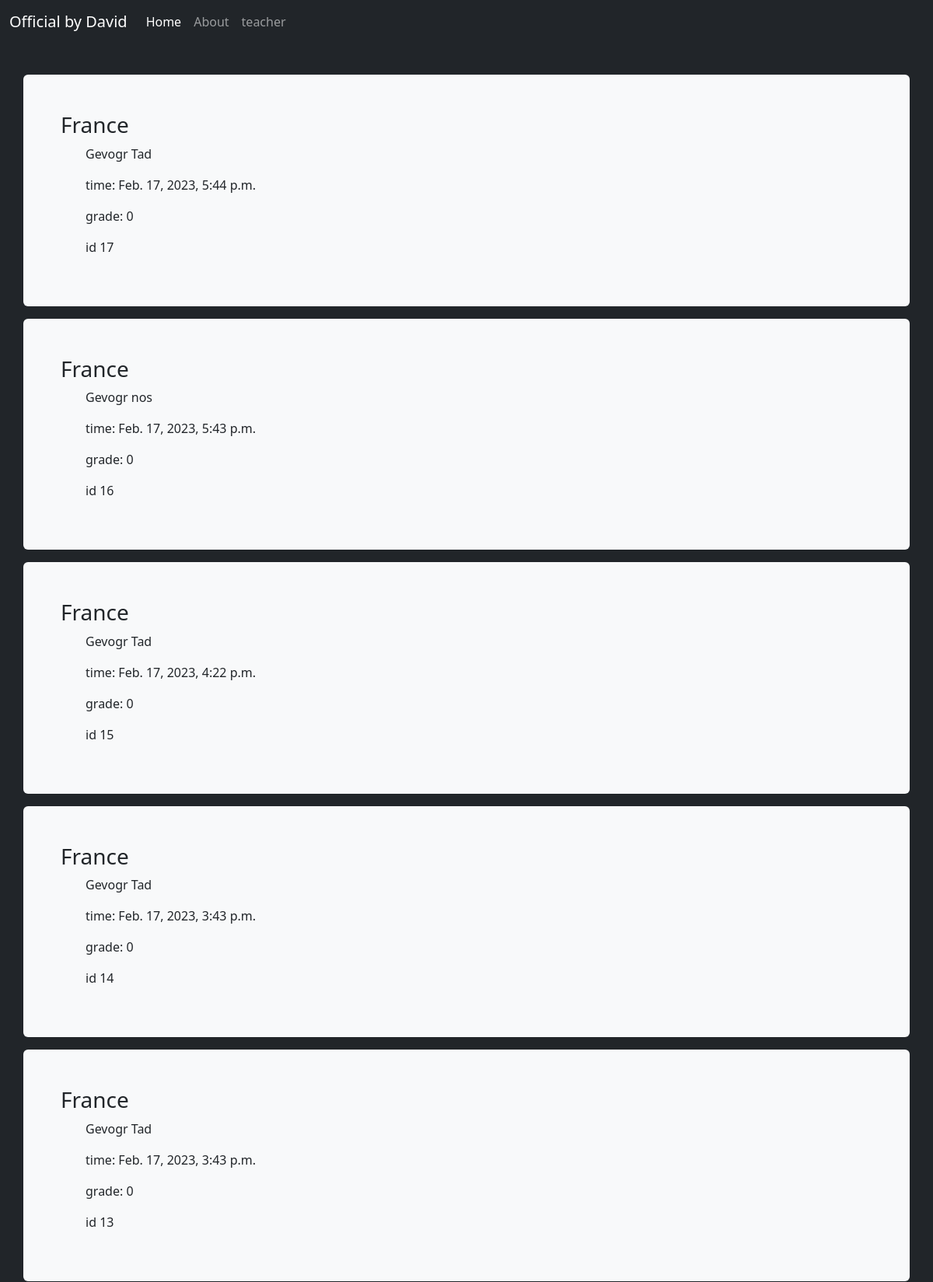
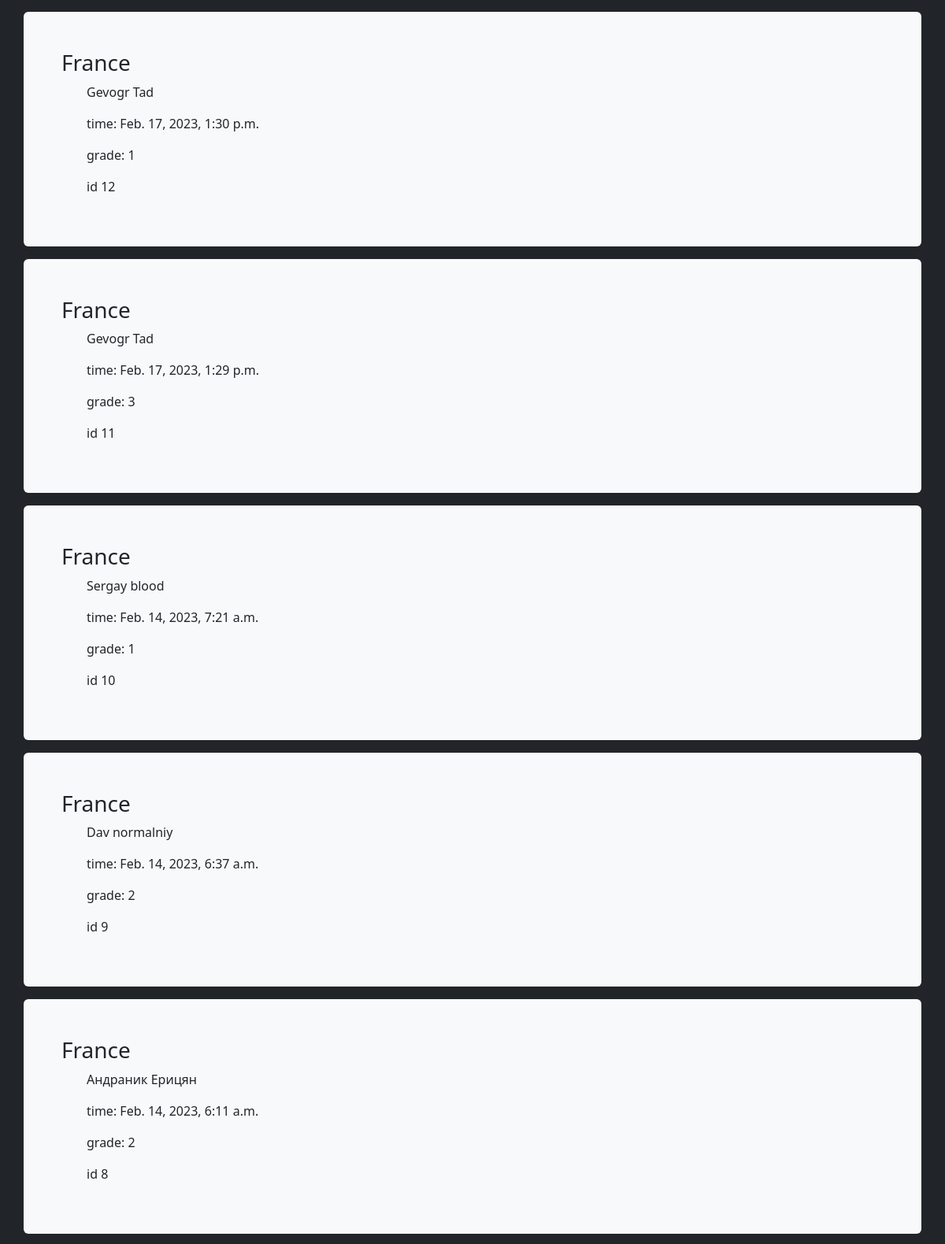
Screenshot of /teacher (upper part) with the database file from the repository (2 pictures, top to bottom).
### test_country/models.py (models this page shows, shortened)
class For_teacher(models.Model):
    name = models.CharField('имя', max_length=100)
    surname = models.CharField('фамилия', max_length=200)
    course = models.CharField('курс', max_length=200)
    college = models.CharField('колледж', max_length=500)
    subject = models.CharField('предмет', max_length=1000) # в дальнейшем рассматривается добавление категорий через класс кат
    delivery_time = models.DateTimeField('время сдачи', auto_now_add=True) #, verbose_name='norm time'
    question_1 = models.BooleanField('вопрос_1', default=False)
    question_2 = models.BooleanField('вопрос_2', default=False)
    question_3 = models.BooleanField('вопрос_3', default=False)
    question_4 = models.BooleanField('вопрос_4', default=False)
    question_5 = models.BooleanField('вопрос_5', default=False)
    count = models.IntegerField(default=0)
    class Meta:
        verbose_name = "студент"
        verbose_name_plural = "студенты"

### test_country/views.py (the view)
# urls.py: path("teacher", views.for_teacher, name='for_teacher'),
def for_teacher(request):
    subject = For_teacher.objects.order_by('-id')
    return render(request, 'test_country/for_teacher.html', {'title': 'Франция', 'subject': subject})

### test_country/templates/test_country/for_teacher.html (shortened to what this page needs)
{% extends "test_country/base.html" %}
{% block content %}
    <h1>About France</h1><br>
    {% if subject %}
        {% for el in subject %}
            <div class="bg-light p-5 rounded mt-3 container p-3">
                <h3>{{ el.subject }}</h3>
                <ul class="hr">
                        <li>{{ el.name }}</li>
                        <li>{{ el.surname }}</li>
                </ul>
                <ul class="hr">
                        <li>time: {{ el.delivery_time }}</li>
                </ul>
                <ul class="hr">
                        <li>grade: {{ el.count }}</li>
                </ul>
                <ul class="hr">
                        <li> id {{ el.id }}</li>
                </ul>
            </div>
        {% endfor %}
    {% else %}
        <p>нет записей</p>
    {% endif %}
{% endblock %}

### test_country/templates/test_country/base.html (shortened to what this page needs)
<!DOCTYPE html>
<html lang="en">
<head>
    <link rel="stylesheet" href="https://cdn.jsdelivr.net/npm/bootstrap@5.2.3/dist/css/bootstrap.min.css">
</head>
<body class="bg-dark">
{% block content %}{% endblock %}
    <nav class="navbar navbar-expand-md navbar-dark fixed-top bg-dark">
    <div class="container-fluid">
      <a class="navbar-brand" href="#">Official by David</a>
      <div class="collapse navbar-collapse" id="navbarCollapse">
        <ul class="navbar-nav me-auto mb-2 mb-md-0">
          <li class="nav-item">
            <a class="nav-link active" aria-current="page" href="{% url 'home' %}">Home</a>
          </li>
          <li class="nav-item">
            <a class="nav-link" href="{% url 'about' %}">About</a>
          </li>
            <li>
                <a class="nav-link" href="{% url 'for_teacher' %}">teacher</a>
            </li>
        </ul>
      </div>
    </div>
  </nav>
</body>
</html>

### test_country/templates/test_country/for_teacher.html (style rules this page uses)
ul.hr li { display: inline; }

### rows the page displays
For_teacher: subject "France", name "Gevogr", surname "Tad", delivery_time "Feb. 17, 2023, 5:44 p.m.", count "0", id "17"
For_teacher: subject "France", name "Gevogr", surname "nos", delivery_time "Feb. 17, 2023, 5:43 p.m.", count "0", id "16"
For_teacher: subject "France", name "Gevogr", surname "Tad", delivery_time "Feb. 17, 2023, 4:22 p.m.", count "0", id "15"
For_teacher: subject "France", name "Gevogr", surname "Tad", delivery_time "Feb. 17, 2023, 3:43 p.m.", count "0", id "14"
For_teacher: subject "France", name "Gevogr", surname "Tad", delivery_time "Feb. 17, 2023, 3:43 p.m.", count "0", id "13"
For_teacher: subject "France", name "Gevogr", surname "Tad", delivery_time "Feb. 17, 2023, 1:30 p.m.", count "1", id "12"
For_teacher: subject "France", name "Gevogr", surname "Tad", delivery_time "Feb. 17, 2023, 1:29 p.m.", count "3", id "11"
For_teacher: subject "France", name "Sergay", surname "blood", delivery_time "Feb. 14, 2023, 7:21 a.m.", count "1", id "10"
For_teacher: subject "France", name "Dav", surname "normalniy", delivery_time "Feb. 14, 2023, 6:37 a.m.", count "2", id "9"
For_teacher: subject "France", name "Андраник", surname "Ерицян", delivery_time "Feb. 14, 2023, 6:11 a.m.", count "2", id "8"
